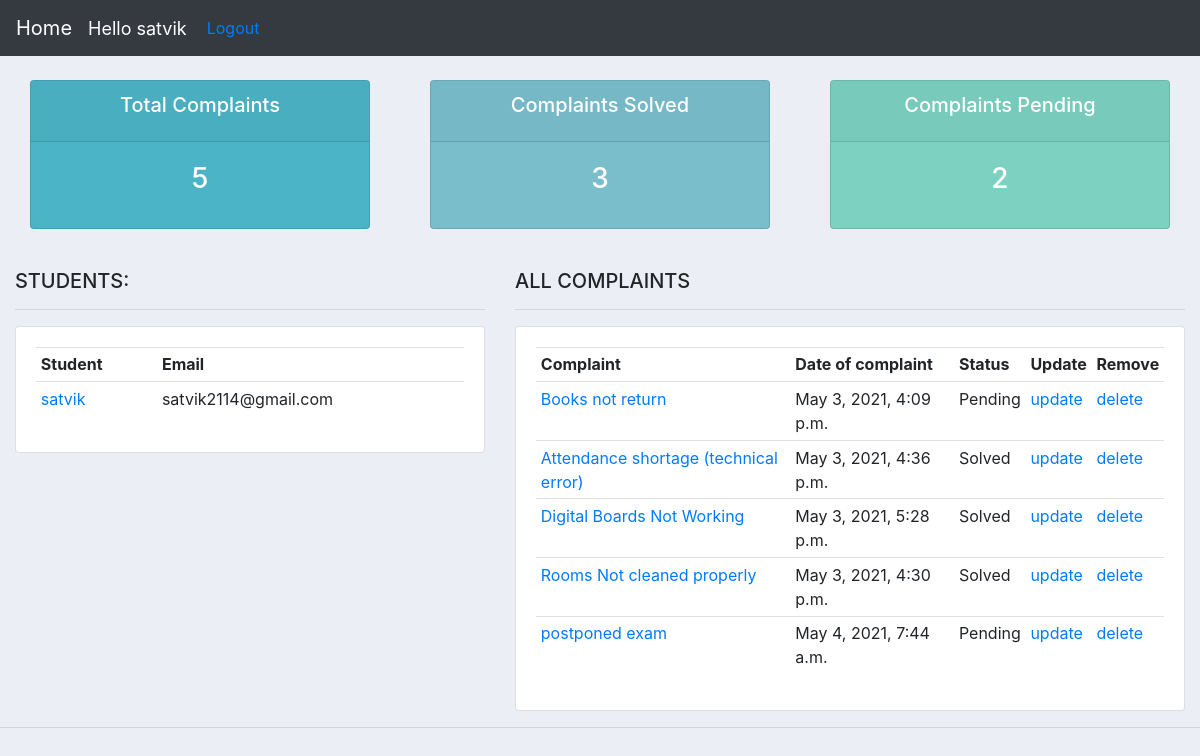
/home/ (signed in), run on the app's committed database.
### portal/models.py (models this page shows, shortened)
class Student(models.Model):
    user=models.OneToOneField(User,null=True,on_delete=models.CASCADE)
    name = models.CharField(max_length=200, null=True)
    phone = models.CharField(max_length=10, null=True)
    email = models.CharField(max_length=200, null=True,validators=[EmailValidator("Email is not valid")])
    date_created = models.DateTimeField(auto_now_add=True, null=True)

class Complaint(models.Model):
    title = models.CharField(max_length=200)
    Area_choices= (
        ('Hostel','Hostel'),
        ('Academics','Academics'),
        ('Administrative','Administrative'),
        ('N','none'),
    )
    area=models.CharField(max_length=25,choices=Area_choices,default='N')
    Department_choice=(
        ('Computer Engineering' ,'Computer Engineering'),
        ('Electronics Engineering','Electronics Engineering'),
        ('Electrical Engineering','Electrical Engineering'),
        ('Civil Engineering','Civil Engineering'),
        ('Information Technology','Information Technology'),
        ('None','None'),
    )
    STATUS=(
        ('Pending','Pending'),
        ('Solved','Solved'),
    )
    status=models.CharField(max_length=8,null=True,choices=STATUS,default='Pending')
    Department=models.CharField(max_length=35,choices=Department_choice,default='N')
    details = models.TextField(blank=True)
    pub_date = models.DateTimeField(auto_now=True)
    student=models.ForeignKey(Student,on_delete=models.SET_NULL,null=True)

### portal/views.py (the view)
# urls.py: 2. Add a URL to urlpatterns:  path('', views.home, name='home')
@login_required(login_url='login')
def home(request):
    complaints = Complaint.objects.all()
    student = Student.objects.all()
    total_students = student.count()
    total_complaints = complaints.count()
    solved = complaints.filter(status='Solved').count()
    pending = complaints.filter(status='Pending').count()
    group=None
    if request.user.groups.exists():
        group=request.user.groups.all()[0].name
    if group == 'student':
        student=Student.objects.get(id=request.user.student.id)
        complaints = request.user.student.complaint_set.all()
        total_complaints = complaints.count()
        solved = complaints.filter(status='Solved').count()
        pending = complaints.filter(status='Pending').count()
    context = {
        'student': student,
        'complaints': complaints,
        'total_complaints': total_complaints,
        'solved': solved,
        'pending': pending
    }
    return render(request, 'dashboard.html', context)

### templates/dashboard.html (shortened to what this page needs)
{%  extends 'main.html' %}
{% block content %}
{%  include 'status.html' %}
<br>
<div class="row">
	{% if not request.user.is_staff %}
	<div class="col-md-5">
		<h5>STUDENTS:</h5>
		<hr>
		<div class="card card-body">
			<table class="table table-sm">
				<tr>
					<th>Student</th>
					<th>Email</th>
				</tr>
				<tr>
					<td><a href="{% url 'student' student.id %}" class="href">{{student.name}} </a></td>
					<td>{{student.email}}</td>
				</tr>
			</table>
			{% endif %}
		</div>
	</div>
	<div class="col-md-7">
		<h5>ALL  COMPLAINTS</h5>
		<hr>
		<div class="card card-body">
			<table class="table table-sm">
				<tr>
					<th>Complaint</th>
					<th>Date of complaint</th>
					<th>Status</th>
					{% if not request.user.is_staff %}
					<th>Update</th>
					{% endif %}
					<th>Remove</th>
				</tr>
				{% for complaint in complaints %}
				<tr>
					<td><a href="{% url 'complaint' complaint.id %} "  class="href">{{complaint.title}}</a></td>
					<td>{{complaint.pub_date}}</td>
					<td>{{complaint.status}}</td>
					{% if not request.user.is_staff %}
					<td><a href="{% url 'update_complaint' complaint.id %}" class="href">update</a></td>
					{% endif %}
					<td><a href="{% url 'delete_complaint' complaint.id %}" class="href">delete</a></td>
				</tr>
			   {% endfor %}
			</table>
		</div>
	</div>
</div>
{% endblock %}

### templates/main.html (shortened to what this page needs)
{% load static %}
<!DOCTYPE html>
<html>
<head>
	<link rel="stylesheet" href="https://stackpath.bootstrapcdn.com/bootstrap/4.3.1/css/bootstrap.min.css">
  <link rel="stylesheet" href="{% static '/css/main.css' %}" class="rel">
</head>
<body >
	{%  include 'navbar.html' %}
	<div class="container-fluid">
	{% block content %}
	{% endblock %}
    </div>
	<hr>
</body>
</html>

### templates/navbar.html (shortened to what this page needs)
{% load static %}
<nav class="navbar navbar-expand-lg navbar-dark bg-dark">
    <a class="navbar-brand" href="{% url 'home2' %}">Home</a>
    <span class="hello-msg">Hello {{request.user}}</span>
    <span><a href="{% url 'logout' %}" class="href"> Logout</a></span>
  </nav>

### templates/status.html
<br>
<div class="row">
	<div class="col">
		<div class="col-md">
			<div class="card text-center text-white  mb-3" id="total-orders">
			  	<div class="card-header">
			  		<h5 class="card-title">Total Complaints</h5>
			  	</div>
			  	<div class="card-body">
			    	<h3 class="card-title">{{total_complaints}}</h3>
			  	</div>
			</div>
		</div>
	</div>
	<div class="col">
		<div class="col-md">
			<div class="card text-center text-white  mb-3" id="orders-delivered">
			  	<div class="card-header">
			  		<h5 class="card-title">Complaints Solved</h5>
			  	</div>
			  	<div class="card-body">
			    	<h3 class="card-title">{{solved}}</h3>
			  	</div>
			</div>
		</div>
	</div>
	<div class="col">
		<div class="col-md">
			<div class="card text-center text-white  mb-3" id="orders-pending">
			  	<div class="card-header">
			  		<h5 class="card-title">Complaints Pending</h5>
			  	</div>
			  	<div class="card-body">
			    	<h3 class="card-title">{{pending}}</h3>
			  	</div>
			</div>
		</div>
	</div>
</div>

### static/css/main.css (style rules this page uses)
body { background-color: #ebeff5; }
#total-orders { background-color: #4cb4c7; }
#orders-delivered { background-color: #7abecc; }
#orders-pending { background-color: #7CD1C0; }

### templates/navbar.html (style rules this page uses)
.hello-msg { font-size:18px; color: #fff; margin-right:20px; }

### data on the page
Student: name "satvik", email "satvik2114@gmail.com"
Complaint: title "Books not return", pub_date "May 3, 2021, 4:09 p.m.", status "Pending"
Complaint: title "Attendance shortage (technical error)", pub_date "May 3, 2021, 4:36 p.m.", status "Solved"
Complaint: title "Digital Boards Not Working", pub_date "May 3, 2021, 5:28 p.m.", status "Solved"
Complaint: title "Rooms Not cleaned properly", pub_date "May 3, 2021, 4:30 p.m.", status "Solved"
Complaint: title "postponed exam", pub_date "May 4, 2021, 7:44 a.m.", status "Pending"

### other printed values
{{ request.user }} "satvik"
{{ total_complaints }} "5"
{{ solved }} "3"
{{ pending }} "2"
